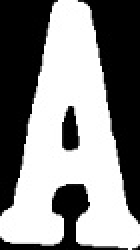
#> input picture code/scripts/Card_Imgs/Ace.jpg, 70 x 125 px (shown 2 times larger); its folder holds only this picture in this run
$ python -i detection.py   (imports and definitions only)   (older library calls are emulated)
#> lines starting #> are read from the running program, lines starting #| are printed output that depends on the picture; after the words box and inside, x2 and y2 are one past the last pixel; in counts of white or black regions, pixels touching at a corner belong together
#> further down, picture is the input picture: shape (125, 70, 3); min 0, max 255, mean 135.4
"""
This file's purpose is defining a series of function and classes used for card
detection.

Adapted from https://github.com/EdjeElectronics/OpenCV-Playing-Card-Detector
"""

# Import necessary packages
import numpy as np
import cv2
import os

### Constants ###

# Adaptive threshold levels
BKG_THRESH = 60
CARD_THRESH = 30

# Width and height of card corner, where rank and suit are
CORNER_WIDTH = 38
CORNER_HEIGHT = 84

# Dimensions of rank train images
RANK_WIDTH = 70
RANK_HEIGHT = 125

# Dimensions of suit train images
SUIT_WIDTH = 70
SUIT_HEIGHT = 100

# Max accepted difference from template image
RANK_DIFF_MAX = 2000
SUIT_DIFF_MAX = 700

# Parameters to be set by card_detector function
CARD_MAX_AREA = 0
CARD_MIN_AREA = 0
THRESH_LEVEL = 0

# Font for writing results on image
FONT = cv2.FONT_HERSHEY_SIMPLEX

# Dictionary for translating written ranks/suits to their representation in the poker playing algorithm
translation = {
    "Ace":"14",
    "Two": "2",
    "Three": "3",
    "Four": "4",
    "Five": "5",
    "Six": "6",
    "Seven": "7",
    "Eight": "8",
    "Nine": "9",
    "Ten": "10",
    "Jack": "11",
    "Queen": "12",
    "King": "13",
    "Unknown": "U"
}

# "Train" rank and suit images
TRAIN_PATH = img_path = os.path.dirname(os.path.abspath(__file__)) + '/Card_Imgs/'
TRAIN_RANKS = []
TRAIN_SUITS = []

### Structures to hold query card and train card information ###

class Query_card:
    """Structure to store information about query cards in the camera image."""

    # [12 lines left out: function __init__, not called in this run]

class Train_ranks:
    """Structure to store information about train rank images."""

    def __init__(self):
        self.img = [] # Thresholded, sized rank image loaded from hard drive
        self.name = "Placeholder"

class Train_suits:
    """Structure to store information about train suit images."""

    def __init__(self):
        self.img = [] # Thresholded, sized suit image loaded from hard drive
        self.name = "Placeholder"


### Functions ###
# [43 lines left out: functions load_ranks, load_suits, load_train, not called in this run]


def preprocess_image(image):
    """Returns a grayed, blurred, and adaptively thresholded camera image."""

    gray = cv2.cvtColor(image,cv2.COLOR_BGR2GRAY)
    blur = cv2.GaussianBlur(gray,(5,5),0)
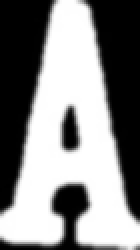
#> blur: shape (125, 70) (shown 2 times larger); min 0, max 255, mean 135.7
    retval, thresh = cv2.threshold(blur,THRESH_LEVEL,255,cv2.THRESH_BINARY)
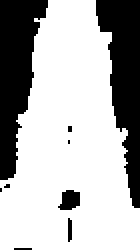
#> thresh: shape (125, 70) (shown 2 times larger); 69.6% white; 9 black regions (5 under 20 px), largest, box (x1, y1, x2, y2) and area: (0, 0, 24, 90) 1267, (48, 0, 70, 104) 1267, (29, 95, 40, 105) 83, (34, 109, 36, 121) 22
#> retval = 0
    return thresh


# [316 lines left out: functions find_cards, preprocess_card, match_card, draw_results, flattener, card_detector, not called in this run]

>>> import cv2
>>> picture = cv2.imread('Card_Imgs/Ace.jpg')
>>> result = preprocess_image(picture)

$ run again, on code/scripts/Card_Imgs/Eight.jpg
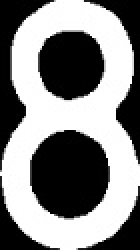
#> input picture code/scripts/Card_Imgs/Eight.jpg, 70 x 125 px (shown 2 times larger)
#> picture is the input picture: shape (125, 70, 3); min 0, max 255, mean 133.8
#> in preprocess_image, `blur = cv2.GaussianBlur(gray,(5,5),0)`:
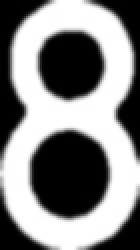
#> blur: shape (125, 70) (shown 2 times larger); min 0, max 255, mean 134.2
#> in preprocess_image, `retval, thresh = cv2.threshold(blur,THRESH_LEVEL,255,cv2.THRESH_BINARY)`:
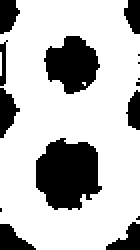
#> thresh: shape (125, 70) (shown 2 times larger); 74.4% white; 15 black regions (6 under 20 px), largest, box (x1, y1, x2, y2) and area: (18, 69, 51, 105) 884, (22, 18, 50, 47) 547, (0, 44, 10, 69) 146
#> retval = 0
